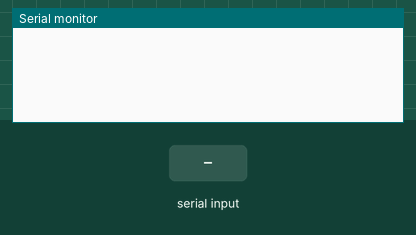
Simulated run of this program. Board: ESP32. Shown: the last lines printed to the serial monitor. The test bench sets the inputs (shaded band). Storage starts empty.

Above: at 1.2 s.
1.3 s: "1\n" received over Serial
At 2.5 s:
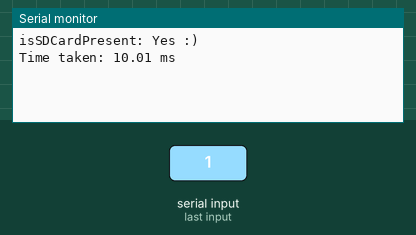
2.8 s: "2\n" received over Serial
At 3.6 s:
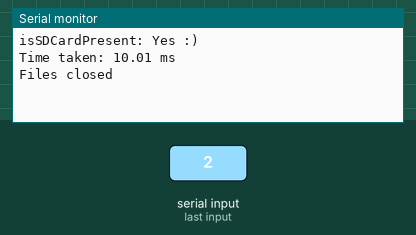
4.3 s: "3\n" received over Serial
At 4.8 s:
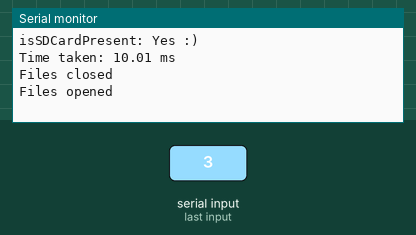

The program:

main.cpp
```cpp
#include <Arduino.h>
#include "skg_sd.h"

SKG_SD sd;

void setup() {
  Serial.begin(115200);    // Set serial baud rate to 9600
}

void loop() {
  if (Serial.available()) {
    float input = Serial.parseFloat();
    if (input == 1.0) {
      unsigned long startTime = micros();
      bool isSDCardPresent = sd.isSDCardPresent();
      unsigned long endTime = micros();
      Serial.print("isSDCardPresent: ");
      Serial.println(isSDCardPresent?"Yes :)":"No :(");
      Serial.print("Time taken: ");
      float timeTaken;
      if (endTime > startTime) {
        timeTaken = (float)(endTime - startTime) / 1000.0;
      } else {
        timeTaken = (float)(endTime + (4294967295 - startTime)) / 1000.0;
      }
      Serial.print(timeTaken);
      Serial.println(" ms");
    }
    if (input == 2.0) {
      sd.closeMainFile();
      sd.closeTestFile();
      Serial.println("Files closed");
    }
    if (input == 3.0) {
      sd.openMainFile();
      sd.openTestFile();
      Serial.println("Files opened");
    }
    if (input == 4.0) {
      int arrayLength = 1000;
      float array[arrayLength];
      for (int i = 0; i < arrayLength; i++) {
        array[i] = i;
      }
      unsigned long startTime = micros();
      sd.appendMainFile(array, 10);
      unsigned long endTime = micros();
      Serial.print("Time taken: ");
      float timeTaken;
      if (endTime > startTime) {
        timeTaken = (float)(endTime - startTime) / 1000.0;
      } else {
        timeTaken = (float)(endTime + (4294967295 - startTime)) / 1000.0;
      }
      Serial.print(timeTaken);
      Serial.println(" ms");
    }
  }
}
```

skg_sd.cpp
```cpp
#include "skg_sd.h"


SKG_SD::SKG_SD() {
  SPI.begin(SKG_SD_SCK, SKG_SD_MISO, SKG_SD_MOSI, SKG_SD_CS);
  if (!SD.begin(SKG_SD_CS, SPI, (uint32_t)  10000000)) {
    Serial.println("SD card initialization failed!");
    while (1);
  }
  openTestFile();
  openMainFile();
}

bool SKG_SD::isSDCardPresent() {
  try {
    return openTestFile();
  } catch (const std::exception& e) {
    return false;
  }
}

bool SKG_SD::openFile(String filename) {
  if (filename == "") {
    return false;
  }
  File file = SD.open(filename, FILE_WRITE);
  if (!file) {
    return false;
  }
  return true;
}

bool SKG_SD::openTestFile() {
  if (testFile) {
    testFile.close();
  }
  testFile = SD.open("/test.bin", FILE_WRITE);
  if (!testFile) {
    return false;
  }
  return true;
}

bool SKG_SD::openMainFile() {
  if (mainFile) {
    mainFile.close();
  }
  mainFile = SD.open("/main.bin", FILE_WRITE);
  if (!mainFile) {
    return false;
  }
  return true;
}


void SKG_SD::closeTestFile() {
  if (testFile) {
    testFile.close();
  }
}

void SKG_SD::closeMainFile() {
  if (mainFile) {
    mainFile.close();
  }
}


bool SKG_SD::appendMainFile(float* array, int arrayLength) {
  if (!mainFile) {
    return false;
  }
  mainFile.write((uint8_t*)array, arrayLength * sizeof(float));
  return true;
}
```

skg_sd.h
```cpp
#ifndef SKG_SD_H
#define SKG_SD_H

#include <SPI.h>
#include <SD.h>

#define SKG_SD_CS 5
#define SKG_SD_MOSI 23
#define SKG_SD_MISO 19
#define SKG_SD_SCK 18


class SKG_SD {
  File testFile;
  File mainFile;
  bool openFile(String filename);
  void closeFile(FILE file);
  public:
    SKG_SD();
    bool openTestFile();
    bool openMainFile();
    void closeTestFile();
    void closeMainFile();
    bool isSDCardPresent();
    bool appendMainFile(float* array, int arrayLength);
};

#endif // SKG_SD_H
```

Measured:
- after the input at 1.3 s, the serial monitor: prints a new line at once (image 1)
- after the input at 2.8 s, the serial monitor: prints a new line at once (image 2)
- after the input at 4.3 s, the serial monitor: prints a new line at once (image 3)
